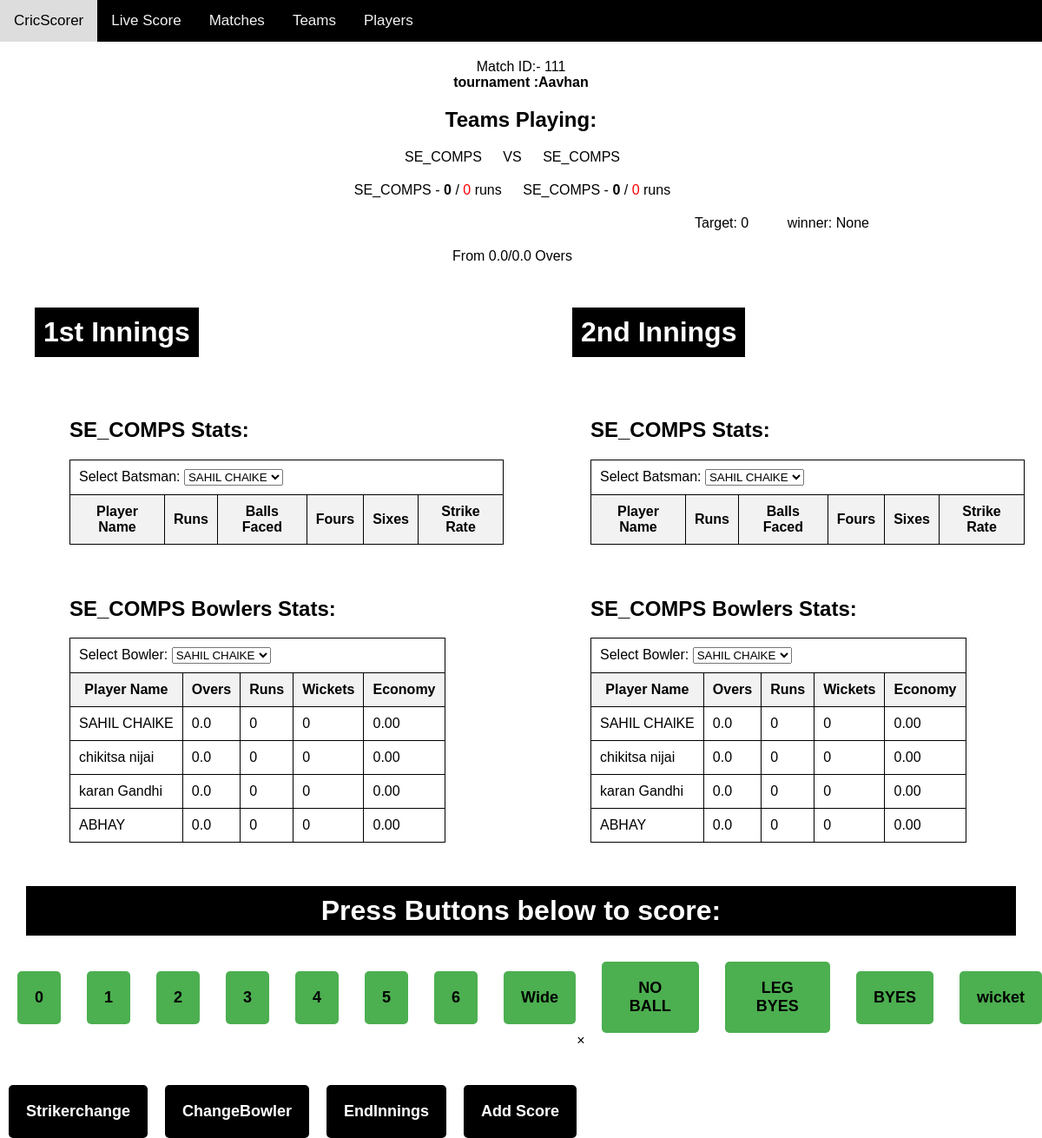
/scoring/111/, run on the app's committed database.
### scoring/models.py (models this page shows, shortened)
class Makematch(models.Model):
    tournament_name = models.ForeignKey(
        Tournament, on_delete=models.CASCADE, blank=True, default=0)
    team_1 = models.ForeignKey(
        Team, related_name="team_1", on_delete=models.CASCADE)
    team_2 = models.ForeignKey(
        Team, related_name="team_2", on_delete=models.CASCADE)
    team_a_score = models.IntegerField(default=0)
    team_b_score = models.IntegerField(default=0)
    winner = models.ForeignKey(
        Team, related_name='winner', on_delete=models.CASCADE, null=True, blank=True)

class Tournament(models.Model):
    name = models.CharField(max_length=200, null=True)
    start_date = models.DateTimeField(null=True)
    end_date = models.DateTimeField(null=True)
    location = models.CharField(max_length=200, null=True)
    teams = models.ManyToManyField(
        'Team', blank=True, related_name='tournaments')
    def __str__(self):
        return self.name

class Team(models.Model):
    name = models.CharField(max_length=200, unique=True)
    captian_name = models.CharField(max_length=200, null=True)
    def __str__(self):
        return self.name

class Player(models.Model):
    name = models.CharField(max_length=100)
    team = models.ForeignKey(Team, on_delete=models.CASCADE)
    captain = models.BooleanField(default=False)
    class Meta:
        unique_together = ('name', 'team',)

### scoring/views.py (the view)
# urls.py: path('', include('scoring.urls')),
def scoring(request, match_id):
    request.session['clear_storage'] = True
    match = get_object_or_404(Makematch, id=match_id)
    tournaments = Tournament.objects.all()
    team_a = match.team_1
    team_b = match.team_2
    team_a_batters = Player.objects.filter(team=team_a)
    team_b_batters = Player.objects.filter(team=team_b)
    team_a_bowlers = Player.objects.filter(team=team_a)
    team_b_bowlers = Player.objects.filter(team=team_b)
    tournaments = match.tournament_name
    teams = Team.objects.all()
    context = {'tournaments': tournaments,
               'team_a': team_a,
               'team_b': team_b,
               'match': match,
               'team_a_batters': team_a_batters,
               'team_b_batters': team_b_batters,
               'team_a_bowlers': team_a_bowlers,
               'team_b_bowlers': team_b_bowlers,
               'tournaments': tournaments,
               }
    return render(request, 'scoring/Scoring.html', context)

### scoring/templates/scoring/Scoring.html (shortened to what this page needs)
{% load static %}
<!DOCTYPE html>
<html>
  <head>
    <link
      rel="stylesheet"
      type="text/css"
      href="{% static 'scoring/scoring.css' %}"
    />
  </head>
  <body>
    <nav class="navbar">
      <a class="active" href="{% url 'score'%}">CricScorer</a>
      <a href="#">Live Score</a>
      <a href="#">Matches</a>
      <a href="#">Teams</a>
      <a href="#">Players</a>
    </nav>
    <div id="teams">
      <div id="Matchid" data-match-id="{{ match.id }}">
        Match ID:- {{match.id}}
        <br />
        <span name="tournament_name" id="tournament_name"
          >tournament :{{tournaments}}</span
        >
      </div>
      <h2>Teams Playing:</h2>
      <ul>
        <li>{{ match.team_1 }}</li>
        <li>VS</li>
        <li>{{ match.team_2 }}</li>
      </ul>
    </div>
    <div id="teams">
      <ul>
        <li>
          <span name="team-a-name" id="team-a-name">{{ match.team_1 }}</span> -
          <span name="team-a-runs" id="team-a-runs">0</span><span> /</span>
          <span id="team-a-wickets">0</span> runs
        </li>
        <li>
          <span name="team-b-name" id="team-b-name">{{ match.team_2 }}</span> -
          <span name="team-b-runs" id="team-b-runs">0</span> <span> /</span>
          <span id="team-b-wickets">0</span> runs
        </li>
      </ul>
    </div>
    <span style="padding-left: 800px">Target: <span id="Target">0</span></span>
    <span style="padding-left: 40px">winner: <span id="winner_id">None</span></span>
    <div id="overs">
      <ul>
        <li>From 0.0/0.0 Overs</li>
      </ul>
    </div>
<div style="display: flex;">
  <h1 style="margin-right: 50vh; margin-left: 5vh;">1st Innings</h1>
  <h1>2nd Innings</h1>
</div>
<div class="container">
  <div id="batters-container-a" class="batters-container" >
    <h2>{{team_a}} Stats:</h2>
    <table>
      <tr>
        <td colspan="6">
          <label for="batsman-select">Select Batsman:</label>
          <select name="batsman-select-a" id="batsman-select-a">
            {% for batter in team_a_batters %}
            <option value="{{ batter.name }}">{{ batter.name }}</option>
            {% endfor %}
          </select>
        </td>
      </tr>
      <tr>
        <th>Player Name</th>
        <th>Runs</th>
        <th>Balls Faced</th>
        <th>Fours</th>
        <th>Sixes</th>
        <th>Strike Rate</th>
      </tr>
    </table>
  </div>
      <div id="batters-container-b"  class="batters-container">
        <h2>{{team_b}} Stats:</h2>
        <table>
          <tr>
            <td colspan="6">
              <label for="batsman-select">Select Batsman:</label>
              <select name="batsman-select-b" id="batsman-select-b">
                {% for batter in team_b_batters %}
                <option value="{{ batter.name }}">{{ batter.name }}</option>
                {% endfor %}
              </select>
            </td>
          </tr>
          <tr>
            <th>Player Name</th>
            <th>Runs</th>
            <th>Balls Faced</th>
            <th>Fours</th>
            <th>Sixes</th>
            <th>Strike Rate</th>
          </tr>
        </table>
    </div>
    <div id="bowlers-container-b"  class="batters-container">
      <h2>{{team_b}} Bowlers Stats:</h2>
      <table>
        <tr>
          <td colspan="6">
            <label for="bowler-select">Select Bowler:</label>
            <select name="bowler-select-a" id="bowler-select-a">
              {% for bowler in team_b_bowlers %}
              <option value="{{ bowler.name }}">{{ bowler.name }}</option>
              {% endfor %}
            </select>
          </td>
        </tr>
        <tr>
          <th>Player Name</th>
          <th>Overs</th>
          <th>Runs</th>
          <th>Wickets</th>
          <th>Economy</th>
        </tr>
        <tbody>
          {% for bowler in team_b_bowlers %}
          <tr class="bowler-row" data-bowler-name="{{ bowler.name }}">
            <td>{{ bowler.name }}</td>
            <td class="bowler-overs">0.0</td>
            <td class="bowler-runs">0</td>
            <td class="bowler-wickets">0</td>
            <td class="bowler-economy">0.00</td>
          </tr>
          {% endfor %}
        </tbody>
      </table>
  </div>
  <div id="batters-container-b'"  class="batters-container">
    <h2>{{team_a}} Bowlers Stats:</h2>
    <table>
      <tr>
        <td colspan="6">
          <label for="bowler-select">Select Bowler:</label>
          <select name="bowler-select-b" id="bowler-select-b">
            {% for bowler in team_a_bowlers %}
            <option value="{{ bowler.name }}">{{ bowler.name }}</option>
            {% endfor %}
          </select>
        </td>
      </tr>
      <tr>
        <th>Player Name</th>
        <th>Overs</th>
        <th>Runs</th>
        <th>Wickets</th>
        <th>Economy</th>
      </tr>
      <tbody>
        {% for bowler in team_a_bowlers %}
        <tr class="bowler-row-b" data-bowler-name="{{ bowler.name }}">
          <td>{{ bowler.name }}</td>
          <td class="bowler-overs">0.0</td>
          <td class="bowler-runs">0</td>
          <td class="bowler-wickets">0</td>
          <td class="bowler-economy">0.00</td>
        </tr>
        {% endfor %}
      </tbody>
    </table>
</div>
    <div>
      <h1>Press Buttons below to score:</h1>
      <div id="score-buttons">
        <button onclick="score(0)">0</button>
        <button onclick="score(1)">1</button>
        <button onclick="score(2)">2</button>
        <button onclick="score(3)">3</button>
        <button onclick="score(4)">4</button>
        <button onclick="score(5)">5</button>
        <button onclick="score(6)">6</button>
        <button onclick="widenNoball()">Wide</button>
        <button onclick="widenNoball()">NO BALL</button>
        <button onclick="score(1)">LEG BYES</button>
        <button onclick="score(1)">BYES</button>
        <button onclick="wicket()">wicket</button>
      </div>
    </div>
    <div id="editing-buttons">
      <button onclick="Strikerchange()">Strikerchange</button>
      <button onclick="ChangeBowler()">ChangeBowler</button>
      <button onclick="displayWinner()">EndInnings</button>
      <button id="add-score-button">Add Score</button>
    </div>
    <div id="myModal" class="modal">
      <div class="modal-content">
        <span class="close">&times;</span>
      </div>
    </div>
  </body>
</html>

### scoring/static/scoring/scoring.css (style rules this page uses)
body { font-family: Arial, sans-serif; margin: 0; padding: 0; }
.navbar { background-color: black; overflow: hidden; }
.navbar a { float: left; display: block; color: #f2f2f2; text-align: center; padding: 14px 16px; text-decoration: none; font-size: 17px; }
.active { background-color: #4caf50; color: white; }
h1 { text-align: center; }
#teams { margin: 20px; text-align: center; }
#teams ul { list-style: none; padding: 0; margin: 0; display: inline-block; }
#teams li { display: inline-block; margin-right: 20px; }
#overs { margin: 20px; text-align: center; }
#overs ul { list-style: none; padding: 0; margin: 0; display: inline-block; }
#overs li { display: inline-block; margin-right: 20px; }
#team-a-runs, #team-b-runs { font-weight: bold; }
#team-a-wickets, #team-b-wickets { color: red; }
.batters-container { width: 50%; padding: 20px; box-sizing: border-box; float: left; }
.batters-container table { border-collapse: collapse; margin-left: 60px; }
.batters-container th, .batters-container td { border: 1px solid black; padding: 10px; }
.batters-container th { background-color: #f2f2f2; }
.batters-container h2 { margin-left: 60px; }
.container { display: flex; flex-wrap: wrap; }
h1 { text-align: center; padding: 10px; background-color: black; color: #fff; margin: 30px; }
#score-buttons { display: flex; justify-content: center; align-items: center; gap: 10px; margin-top: 20px; }
#score-buttons button { padding: 20px; border: none; border-radius: 5px; font-size: 18px; font-weight: bold; background-color: #4caf50; color: black; cursor: pointer; margin-left: 20px; }
#editing-buttons { display: flex; justify-content: center; align-items: center; gap: 10px; margin-top: 60px; }
#editing-buttons button { padding: 20px; border: none; border-radius: 5px; font-size: 18px; font-weight: bold; background-color: black; color: white; cursor: pointer; margin-left: 10px; }

### scoring/templates/scoring/Scoring.html (style rules this page uses)
#tournament_name { font-weight: bold; }

### data on the page
Makematch: id "111", team_1 "SE_COMPS", team_2 "SE_COMPS"
Tournament: name "Aavhan"
Team: name "SE_COMPS"
Player: name "SAHIL CHAlKE"
Player: name "chikitsa nijai"
Player: name "karan Gandhi"
Player: name "ABHAY"

### other printed values
form field batsman-select-a "SAHIL CHAlKE"
form field batsman-select-b "SAHIL CHAlKE"
form field bowler-select-a "SAHIL CHAlKE"
form field bowler-select-b "SAHIL CHAlKE"
